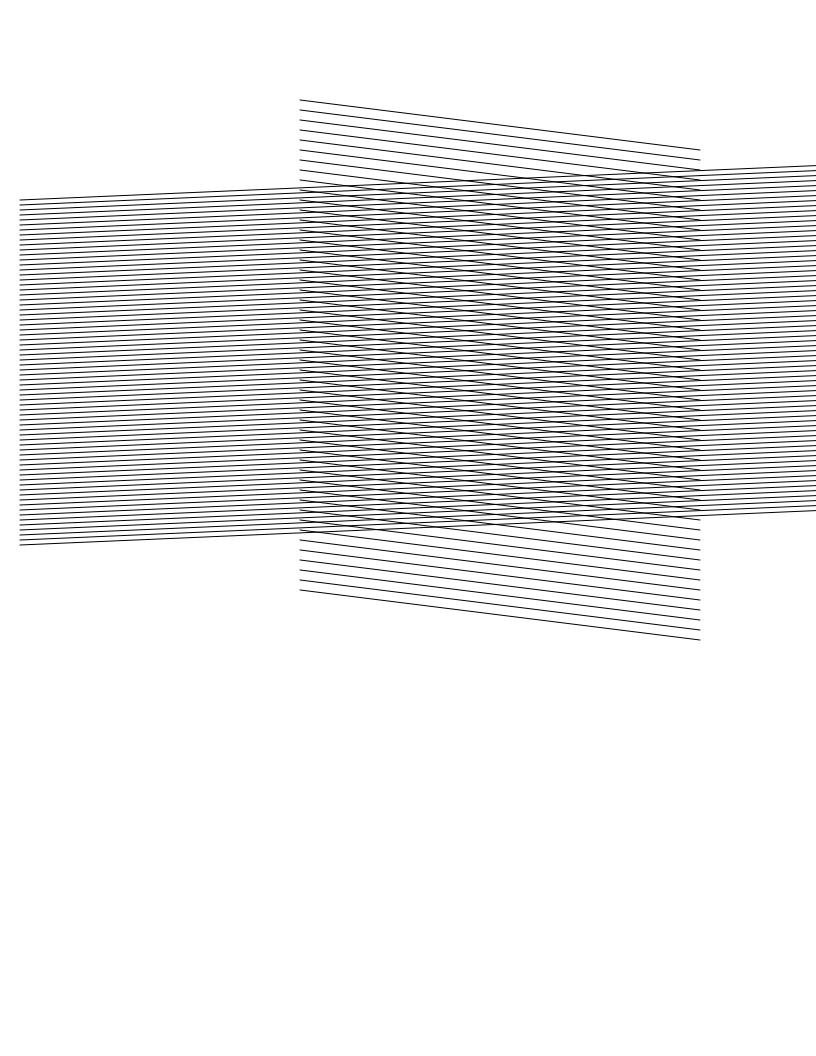
Frame 1 (no input)
Frame 60 (no input): identical to frame 1, image omitted
Frame 120 (the mouse pressed at the canvas centre since frame 60): identical to frame 1, image omitted

The p5.js sketch that drew this single still picture (run headless with seeded random() and noise() and a simulated clock; from frame 60 on, the mouse is pressed at the canvas centre):

// p5.js sketch
// ── sketch.js
// This is the sketch.js file.
// Press 's' to export the SVG.
// Note that p5.js is used in 'global mode'. 

p5.disableFriendlyErrors = true; // keep warnings quiet
let bDoExportSvg = false; 

//vars for PATTERN ONE
let concentric_stop = false;
let concentric_d = 50;
let grid_size = 10;

//vars for PATTERN TWO
let bezier1_stop = false;
let bezier2_stop = false
let x = 0;
let y = 0;

//vars for PATTERN THREE
let line1_stop = false;
let x1 = 300;
let y1 = 100;

let line2_stop = false
let x2 = 20;
let y2 = 200;


function setup(){
  // These canvas dimensions are 8.5"x11" at 96 dpi
  createCanvas(816, 1056);
  // noLoop();
  randomSeed(100);

  // background(255);


}


function keyPressed(){
  console.log("PRESSED S")

  if (key == 's'){ 
    bDoExportSvg = true; 
  }
}

function draw(){

  if (bDoExportSvg){
    beginRecordSvg("myOutput.svg");
  }


  //PATTERN ONE
  noFill();
  stroke(0,0,0);

  // if (concentric_stop == false){
  //   for (let i=0; i<47; i++){
  //     circle(width/2, height/2, concentric_d);
  //     concentric_d += 15;
  //   }
  // }
  // concentric_stop = true;
  // x = 0;
  // y = 0;
  // for (let i=0; i<width; i+=grid_size){
  //   line(x, y, x, y+height)
  //   x += 10;
  // }
  
  // for(let j=0; j<height; j+=grid_size){
  //   line(x, y, x+width, y);
  //   y += 10;
  // }

    
  //PATTERN TWO
  // if (bezier1_stop == false){
  //   for (let i=0; i<100; i++){
  //     bezier(x, 0, x-200, height/4, x+200, 3*(height/4), x, height);
  //     x += 10;
  //   } 
  // }
  // bezier1_stop = true;
  
  // if (bezier2_stop == false){
  //   for (let j=0; j<100; j++){
  //     bezier(0, y, width/8, y-300, 3*(width/8), y+300, width/2, y);
  //     bezier(width/2, y, 5*(width/8), y-300, 7*(width/8), y+300, width, y);
  //     y += 10;
  //   } 
  // }
  // bezier2_stop = true;

  //PATTERN THREE
  if(line1_stop == false){
    for(let i=0; i<50; i++){
      line(x1,y1,x1+400,y1+50);
      // x1 += 10;
      y1 += 10;
    }
  }
  line1_stop = true;
  
    if(line2_stop == false){
      for(let j=0; j<70; j++){
        line(x2, y2, x1+530, y2-35);
        y2 += 5;
      }
    }
  line2_stop = true;


  // Draw stuff here, such as:
  // line(0,0, mouseX, mouseY); 
  
  if (bDoExportSvg){
    endRecordSvg();
    bDoExportSvg = false;
    console.log("STOPPING SVG");
  }
}
